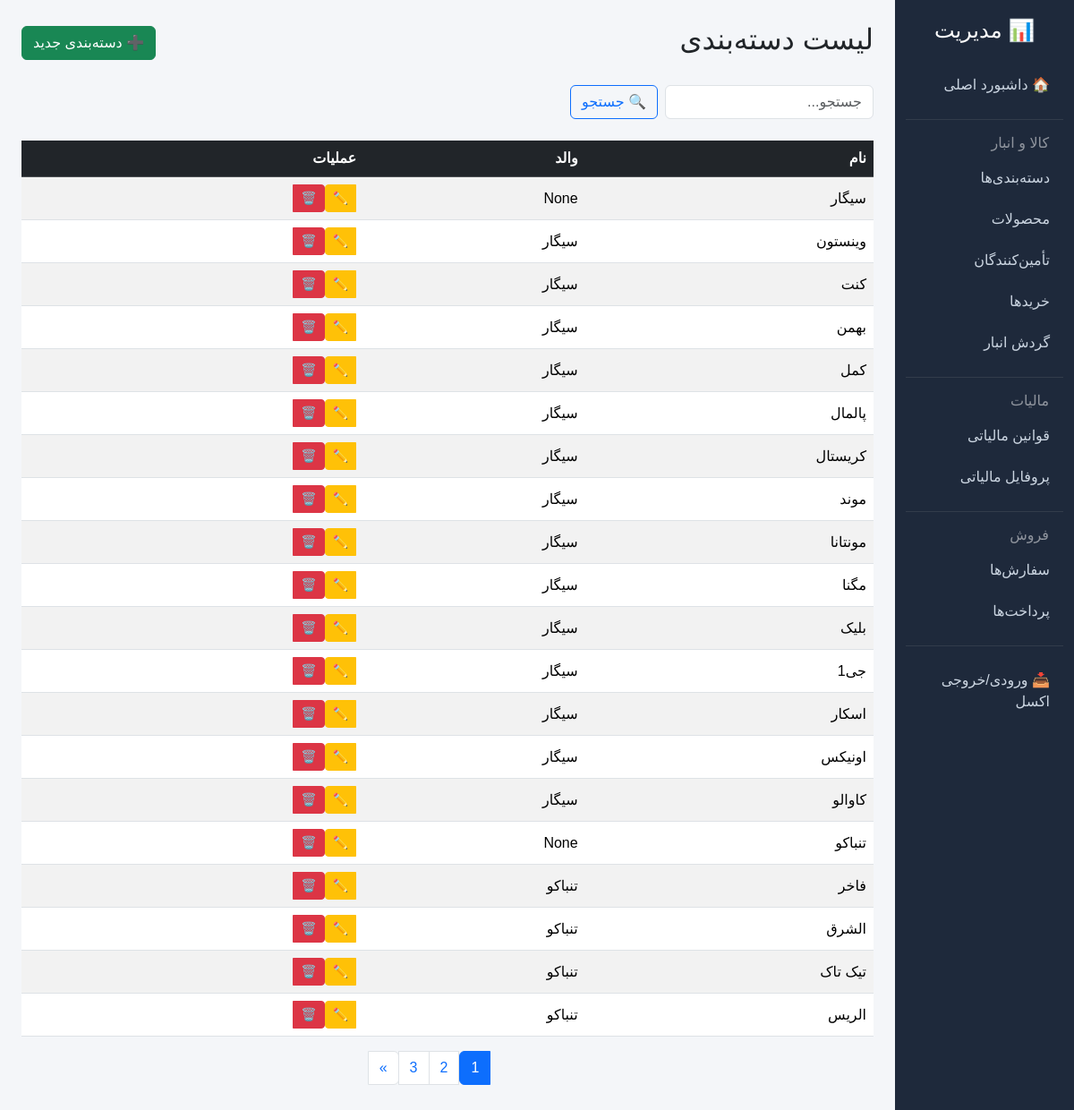
The page /management/categories/ (signed in) on the database its author committed.
### inventory/models.py (models this page shows)
class Category(models.Model):
    name = models.CharField(max_length=100, unique=True, verbose_name="نام")
    parent = models.ForeignKey(
        'self', null=True, blank=True, on_delete=models.SET_NULL,
        verbose_name="والد"
    )
    class Meta:
        verbose_name = "دسته‌بندی"
        verbose_name_plural = "دسته‌بندی‌ها"
    def __str__(self):
        return self.name

### management/views.py (the view)
# urls.py: path('categories/', views.CategoryListView.as_view(), name='category_list'),
class CategoryListView(BaseListView):
    model = Category
    search_fields = ['name']
    def get_list_columns(self): return [('name', 'نام'), ('parent', 'والد')]
    def get_create_url(self): return reverse_lazy('management:category_create')

### management/views.py (called while the page is built)
    def get_update_url_pattern(self):
        model_name = self.model._meta.model_name
        return f'management:{model_name}_update'

    def get_delete_url_pattern(self):
        model_name = self.model._meta.model_name
        return f'management:{model_name}_delete'

    def get_detail_url_pattern(self):
        return None

    def get_queryset(self):
        qs = super().get_queryset()
        search = self.request.GET.get('q', '')
        if search and self.search_fields:
            query = Q()
            for field in self.search_fields:
                query |= Q(**{f"{field}__icontains": search})
            qs = qs.filter(query)
        return qs

### management/templates/management/generic_list.html (shortened to what this page needs)
{% extends 'management/base.html' %}
{% block content %}
<div class="d-flex justify-content-between align-items-center mb-4">
    <h2>لیست {{ model_verbose_name }}</h2>
    <div>
        {% if create_url %}
            <a href="{{ create_url }}" class="btn btn-success">➕ {{ model_verbose_name }} جدید</a>
        {% endif %}
    </div>
</div>
<form method="get" class="row g-2 mb-4">
    <div class="col-auto">
        <input type="text" name="q" class="form-control" placeholder="جستجو..." value="{{ search }}">
    </div>
    <div class="col-auto">
        <button type="submit" class="btn btn-outline-primary">🔍 جستجو</button>
    </div>
</form>
<div class="table-responsive">
    <table class="table table-striped table-hover align-middle">
        <thead class="table-dark">
            <tr>
                {% for col_name, col_label in list_columns %}
                    <th>{{ col_label }}</th>
                {% endfor %}
                <th>عملیات</th>
            </tr>
        </thead>
        <tbody>
            {% for row in table_rows %}
            <tr>
                {% for value in row.values %}
                    <td>
                        {% if forloop.first and row.detail_url %}
                            <a href="{{ row.detail_url }}">{{ value }}</a>
                        {% else %}
                            {{ value }}
                        {% endif %}
                    </td>
                {% endfor %}
                <td>
                    <div class="btn-group btn-group-sm">
                        {% if update_url_pattern %}
                            <a href="{% url update_url_pattern row.object.pk %}" class="btn btn-warning" title="ویرایش">✏️</a>
                        {% endif %}
                        {% if delete_url_pattern %}
                            <button type="button" class="btn btn-danger" data-bs-toggle="modal" data-bs-target="#deleteModal{{ row.object.pk }}" title="حذف">🗑️</button>
                        {% endif %}
                    </div>
                </td>
            </tr>
            {% empty %}
            <tr>
                <td colspan="{{ list_columns|length|add:1 }}" class="text-center text-muted py-5">
                    <h5>هیچ داده‌ای یافت نشد</h5>
                </td>
            </tr>
            {% endfor %}
        </tbody>
    </table>
</div>
{% include 'management/includes/pagination.html' %}
{% endblock %}

### management/templates/management/base.html (style rules this page uses)
body { background: #f4f6f9; font-family: 'Vazir', Tahoma, sans-serif; }

### rows shown on the page
Category: values "سیگار" "None", name "سیگار"
Category: values "وینستون"
Category: values "کنت"
Category: values "بهمن"
Category: values "کمل"
Category: values "پالمال"
Category: values "کریستال"
Category: values "موند"
Category: values "مونتانا"
Category: values "مگنا"
Category: values "بلیک"
Category: values "جی1"
Category: values "اسکار"
Category: values "اونیکس"
Category: values "کاوالو"
Category: values "تنباکو" "None", name "تنباکو"
Category: values "فاخر"
Category: values "الشرق"
Category: values "تیک تاک"
Category: values "الریس"

### other values the page prints
{{ model_verbose_name }} "دسته‌بندی"
{{ col_label }} "نام" "والد"
{{ num }} "1"
{{ num }} "2" "3"
